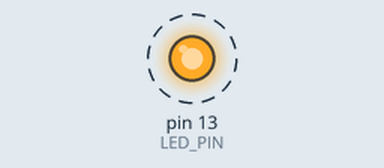
Simulated run of this sketch. Board: Arduino Uno, built with avr-gcc and run on an emulated ATmega328P. On the bench: output pins drawn as LEDs (lit = HIGH). Dashed ring = blinking. What the sketch prints to the serial monitor is not drawn.

Above: at 0.5 s.
Timing chart, 0 to 4.6 s (numbered marks = the images above):
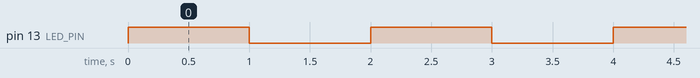

The sketch:

Ardunio_Core_Boilerplate.ino
```cpp
/*
  Purpose: Turns an LED on for one second, then off for one second, repeatedly.
  Notes: Most Arduinos have an on-board LED you can control. On the UNO V3 it is
  attached to digital pin 13 which is NOT a PWM pin.
  Author: Ben Jones 1/7/23
  Contact: benjmain.jones21@det.nsw.edu.au
  Source: https://youtu.be/mHa1mUd1Kmg
*/

// Store the Pin value as an integer so it can be used on pin and digital methods below.
int LED_PIN = 13;

// The setup function runs once when you press reset or power the board
void setup() {
  // initialise digital pin LED_BUILTIN as an output.
  pinMode(LED_PIN, OUTPUT);
  // inititise the serial monitor for debugging and output
  Serial.begin(9600);
}

// The loop function runs over and over again forever
void loop() {
  digitalWrite(LED_PIN, HIGH);  // turn the LED on (HIGH is the voltage level)
  Serial.println("LED ON!");    // Print LED status to serial monitor
  delay(1000);                      // wait for a second (1000 milliseconds)
  digitalWrite(LED_PIN, LOW);   // turn the LED off by making the voltage LOW
  Serial.println("LED OFF!");     // Print LED status to serial monitor
  delay(1000);                      // wait for a second (1000 milliseconds)
}
```

Measured:
- by itself, pin 13 (LED_PIN): alternates HIGH for 1.0 s and LOW for 1.0 s
